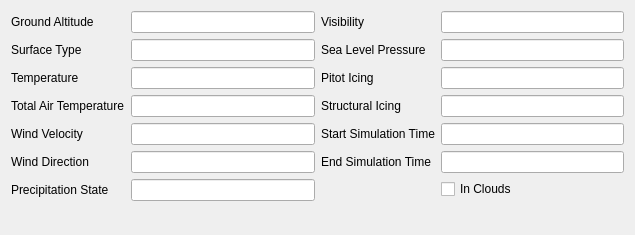
<?xml version="1.0" encoding="UTF-8"?>
<ui version="4.0">
 <class>FlightConditionWidget</class>
 <widget class="QWidget" name="FlightConditionWidget">
  <property name="geometry">
   <rect>
    <x>0</x>
    <y>0</y>
    <width>635</width>
    <height>235</height>
   </rect>
  </property>
  <property name="windowTitle">
   <string>Form</string>
  </property>
  <layout class="QGridLayout" name="gridLayout">
   <item row="0" column="0">
    <layout class="QFormLayout" name="formLayout">
     <item row="0" column="0">
      <widget class="QLabel" name="label_14">
       <property name="text">
        <string>Ground Altitude</string>
       </property>
      </widget>
     </item>
     <item row="0" column="1">
      <widget class="QLineEdit" name="groundAltitudeLineEdit">
       <property name="minimumSize">
        <size>
         <width>160</width>
         <height>0</height>
        </size>
       </property>
       <property name="readOnly">
        <bool>true</bool>
       </property>
      </widget>
     </item>
     <item row="1" column="0">
      <widget class="QLabel" name="label_9">
       <property name="text">
        <string>Surface Type</string>
       </property>
      </widget>
     </item>
     <item row="1" column="1">
      <widget class="QLineEdit" name="surfaceTypeLineEdit">
       <property name="minimumSize">
        <size>
         <width>160</width>
         <height>0</height>
        </size>
       </property>
       <property name="text">
        <string/>
       </property>
       <property name="readOnly">
        <bool>true</bool>
       </property>
      </widget>
     </item>
     <item row="2" column="0">
      <widget class="QLabel" name="label_15">
       <property name="text">
        <string>Temperature</string>
       </property>
      </widget>
     </item>
     <item row="2" column="1">
      <widget class="QLineEdit" name="temperatureLineEdit">
       <property name="minimumSize">
        <size>
         <width>160</width>
         <height>0</height>
        </size>
       </property>
       <property name="readOnly">
        <bool>true</bool>
       </property>
      </widget>
     </item>
     <item row="3" column="0">
      <widget class="QLabel" name="label_16">
       <property name="text">
        <string>Total Air Temperature</string>
       </property>
      </widget>
     </item>
     <item row="3" column="1">
      <widget class="QLineEdit" name="totalAirTemperatureLineEdit">
       <property name="minimumSize">
        <size>
         <width>160</width>
         <height>0</height>
        </size>
       </property>
       <property name="readOnly">
        <bool>true</bool>
       </property>
      </widget>
     </item>
     <item row="4" column="0">
      <widget class="QLabel" name="label_17">
       <property name="text">
        <string>Wind Velocity</string>
       </property>
      </widget>
     </item>
     <item row="4" column="1">
      <widget class="QLineEdit" name="windVelocityLineEdit">
       <property name="minimumSize">
        <size>
         <width>160</width>
         <height>0</height>
        </size>
       </property>
       <property name="readOnly">
        <bool>true</bool>
       </property>
      </widget>
     </item>
     <item row="5" column="0">
      <widget class="QLabel" name="label_18">
       <property name="text">
        <string>Wind Direction</string>
       </property>
      </widget>
     </item>
     <item row="5" column="1">
      <widget class="QLineEdit" name="windDirectionLineEdit">
       <property name="minimumSize">
        <size>
         <width>160</width>
         <height>0</height>
        </size>
       </property>
       <property name="readOnly">
        <bool>true</bool>
       </property>
      </widget>
     </item>
     <item row="6" column="0">
      <widget class="QLabel" name="label_19">
       <property name="text">
        <string>Precipitation State</string>
       </property>
      </widget>
     </item>
     <item row="6" column="1">
      <widget class="QLineEdit" name="precipitationStateLineEdit">
       <property name="minimumSize">
        <size>
         <width>160</width>
         <height>0</height>
        </size>
       </property>
       <property name="readOnly">
        <bool>true</bool>
       </property>
      </widget>
     </item>
    </layout>
   </item>
   <item row="0" column="1">
    <layout class="QFormLayout" name="formLayout_2">
     <item row="6" column="1">
      <widget class="QCheckBox" name="inCloudsCheckBox">
       <property name="enabled">
        <bool>true</bool>
       </property>
       <property name="mouseTracking">
        <bool>false</bool>
       </property>
       <property name="focusPolicy">
        <enum>Qt::NoFocus</enum>
       </property>
       <property name="text">
        <string>In Clouds</string>
       </property>
       <property name="checkable">
        <bool>true</bool>
       </property>
       <property name="checked">
        <bool>false</bool>
       </property>
      </widget>
     </item>
     <item row="7" column="1">
      <spacer name="verticalSpacer">
       <property name="orientation">
        <enum>Qt::Vertical</enum>
       </property>
       <property name="sizeHint" stdset="0">
        <size>
         <width>20</width>
         <height>40</height>
        </size>
       </property>
      </spacer>
     </item>
     <item row="1" column="0">
      <widget class="QLabel" name="label_22">
       <property name="text">
        <string>Sea Level Pressure</string>
       </property>
      </widget>
     </item>
     <item row="1" column="1">
      <widget class="QLineEdit" name="seaLevelPressure">
       <property name="minimumSize">
        <size>
         <width>160</width>
         <height>0</height>
        </size>
       </property>
       <property name="readOnly">
        <bool>true</bool>
       </property>
      </widget>
     </item>
     <item row="2" column="0">
      <widget class="QLabel" name="label_23">
       <property name="text">
        <string>Pitot Icing</string>
       </property>
      </widget>
     </item>
     <item row="2" column="1">
      <widget class="QLineEdit" name="pitotIcingLineEdit">
       <property name="minimumSize">
        <size>
         <width>160</width>
         <height>0</height>
        </size>
       </property>
       <property name="readOnly">
        <bool>true</bool>
       </property>
      </widget>
     </item>
     <item row="3" column="0">
      <widget class="QLabel" name="label_25">
       <property name="text">
        <string>Structural Icing</string>
       </property>
      </widget>
     </item>
     <item row="3" column="1">
      <widget class="QLineEdit" name="structuralIcingLineEdit">
       <property name="minimumSize">
        <size>
         <width>160</width>
         <height>0</height>
        </size>
       </property>
       <property name="readOnly">
        <bool>true</bool>
       </property>
      </widget>
     </item>
     <item row="4" column="0">
      <widget class="QLabel" name="label">
       <property name="text">
        <string>Start Simulation Time</string>
       </property>
      </widget>
     </item>
     <item row="5" column="0">
      <widget class="QLabel" name="label_2">
       <property name="text">
        <string>End Simulation Time</string>
       </property>
      </widget>
     </item>
     <item row="4" column="1">
      <widget class="QLineEdit" name="startLocalSimulationTimeLineEdit">
       <property name="minimumSize">
        <size>
         <width>160</width>
         <height>0</height>
        </size>
       </property>
       <property name="readOnly">
        <bool>true</bool>
       </property>
      </widget>
     </item>
     <item row="5" column="1">
      <widget class="QLineEdit" name="endLocalSimulationTimeLineEdit">
       <property name="minimumSize">
        <size>
         <width>160</width>
         <height>0</height>
        </size>
       </property>
       <property name="readOnly">
        <bool>true</bool>
       </property>
      </widget>
     </item>
     <item row="0" column="0">
      <widget class="QLabel" name="label_21">
       <property name="text">
        <string>Visibility</string>
       </property>
      </widget>
     </item>
     <item row="0" column="1">
      <widget class="QLineEdit" name="visibilityLineEdit">
       <property name="minimumSize">
        <size>
         <width>160</width>
         <height>0</height>
        </size>
       </property>
       <property name="readOnly">
        <bool>true</bool>
       </property>
      </widget>
     </item>
    </layout>
   </item>
  </layout>
 </widget>
 <resources/>
 <connections/>
</ui>
